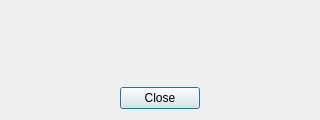
<?xml version="1.0" encoding="UTF-8"?>
<ui version="4.0">
 <class>errorMessageDialog</class>
 <widget class="QDialog" name="errorMessageDialog">
  <property name="geometry">
   <rect>
    <x>0</x>
    <y>0</y>
    <width>320</width>
    <height>120</height>
   </rect>
  </property>
  <property name="windowTitle">
   <string>Dialog</string>
  </property>
  <layout class="QVBoxLayout" name="verticalLayout">
   <item>
    <widget class="QLabel" name="label">
     <property name="text">
      <string/>
     </property>
     <property name="alignment">
      <set>Qt::AlignCenter</set>
     </property>
    </widget>
   </item>
   <item>
    <widget class="QDialogButtonBox" name="buttonBox">
     <property name="orientation">
      <enum>Qt::Horizontal</enum>
     </property>
     <property name="standardButtons">
      <set>QDialogButtonBox::Close</set>
     </property>
     <property name="centerButtons">
      <bool>true</bool>
     </property>
    </widget>
   </item>
  </layout>
 </widget>
 <resources/>
 <connections>
  <connection>
   <sender>buttonBox</sender>
   <signal>accepted()</signal>
   <receiver>errorMessageDialog</receiver>
   <slot>accept()</slot>
   <hints>
    <hint type="sourcelabel">
     <x>248</x>
     <y>254</y>
    </hint>
    <hint type="destinationlabel">
     <x>157</x>
     <y>274</y>
    </hint>
   </hints>
  </connection>
  <connection>
   <sender>buttonBox</sender>
   <signal>rejected()</signal>
   <receiver>errorMessageDialog</receiver>
   <slot>reject()</slot>
   <hints>
    <hint type="sourcelabel">
     <x>316</x>
     <y>260</y>
    </hint>
    <hint type="destinationlabel">
     <x>286</x>
     <y>274</y>
    </hint>
   </hints>
  </connection>
 </connections>
</ui>
